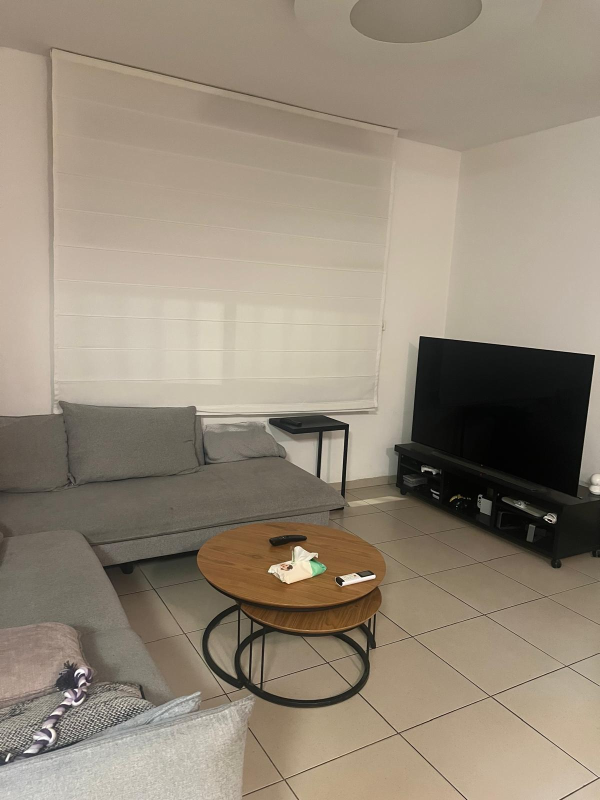
#> input picture test_data/liaImg1.jpeg, 1200 x 1600 px (shown at 1/2 size)
$ python -i camera_motion_estimator.py   (imports and definitions only)   (older library calls are emulated)
#> lines starting #> are read from the running program, lines starting #| are printed output that depends on the picture
#!/usr/bin/env python3
"""
6-DOF Camera Motion Estimator
=============================
Estimates rotation matrix (R) and translation vector (t) between two monocular images.

Usage:
    python camera_motion_estimator.py <image1> <image2> <calibration_file> [--output_dir <dir>]

Author: Computer Vision Pipeline
Date: January 2026
"""

import argparse
import json
import sys
import time
from dataclasses import dataclass, field
from pathlib import Path
from typing import Optional, Tuple, List, Any, Dict

import cv2
import numpy as np
from numpy.typing import NDArray

# =============================================================================
# PERFORMANCE: Use all CPU cores for OpenCV
# =============================================================================
# [2 lines not run here, left out]


# =============================================================================
# Configuration Constants
# =============================================================================

# Target resolution for processing
TARGET_WIDTH = 640
TARGET_HEIGHT = 480

# ORB Feature Detection Parameters (optimized for accuracy)
ORB_N_FEATURES = 5000          # High number for better coverage
ORB_SCALE_FACTOR = 1.2         # Pyramid scale factor
ORB_N_LEVELS = 8               # Number of pyramid levels
ORB_EDGE_THRESHOLD = 31        # Border margin for features
ORB_FIRST_LEVEL = 0            # Start from original resolution
ORB_WTA_K = 2                  # Number of points for binary test
ORB_PATCH_SIZE = 31            # Descriptor patch size
ORB_FAST_THRESHOLD = 20        # FAST corner threshold

# Matching Parameters
RATIO_TEST_THRESHOLD = 0.6     # Lowe's ratio test - sweet spot
MAX_HAMMING_DISTANCE = 45      # Maximum acceptable Hamming distance

# RANSAC Parameters (optimized for accuracy)
RANSAC_CONFIDENCE = 0.9999     # Very high confidence
RANSAC_THRESHOLD = 0.75        # Strict inlier threshold (pixels)
RANSAC_MAX_ITERS = 15000       # Very high iteration count for accuracy

# Use USAC (Universal RANSAC) if available - much better than regular RANSAC
# USAC methods: USAC_DEFAULT, USAC_PARALLEL, USAC_FM_8PTS, USAC_FAST, USAC_ACCURATE, USAC_PROSAC, USAC_MAGSAC
USE_USAC = True
USAC_METHOD = cv2.USAC_MAGSAC if hasattr(cv2, 'USAC_MAGSAC') else cv2.USAC_DEFAULT if hasattr(cv2, 'USAC_DEFAULT') else None

# Essential matrix estimation parameters
ESSENTIAL_THRESHOLD = 0.75     # Threshold for essential matrix estimation

# Quality Thresholds
MIN_FEATURES_WARNING = 100     # Warn if fewer features detected
MIN_MATCHES_WARNING = 50       # Warn if fewer matches found
MIN_INLIERS_WARNING = 20       # Warn if fewer inliers after RANSAC
MIN_INLIERS_CRITICAL = 8       # Minimum required for fundamental matrix

# CLAHE Parameters
CLAHE_CLIP_LIMIT = 2.5
CLAHE_TILE_SIZE = 8


# =============================================================================
# Data Classes for Results
# =============================================================================

@dataclass
class QualityMetrics:
    """Stores quality assessment metrics for the estimation."""
    features_image1: int = 0
    features_image2: int = 0
    raw_matches: int = 0
    ratio_test_matches: int = 0
    cross_check_matches: int = 0
    ransac_inliers: int = 0
    inlier_ratio: float = 0.0
    mean_reprojection_error: float = 0.0
    median_reprojection_error: float = 0.0
    max_reprojection_error: float = 0.0
    fundamental_matrix_rank: int = 0
    essential_matrix_condition: float = 0.0
    cheirality_positive_ratio: float = 0.0
    quality_score: float = 0.0
    warnings: List[str] = field(default_factory=list)

    # [38 lines left out: function compute_quality_score, not called in this run]


@dataclass
class MotionEstimationResult:
    """Complete result of motion estimation."""
    R: np.ndarray                          # 3x3 rotation matrix
    t: np.ndarray                          # 3x1 translation vector
    F: np.ndarray                          # 3x3 fundamental matrix
    E: np.ndarray                          # 3x3 essential matrix
    inlier_points1: np.ndarray             # Inlier points in image 1
    inlier_points2: np.ndarray             # Inlier points in image 2
    metrics: QualityMetrics                # Quality metrics
    processing_time_ms: float = 0.0        # Total processing time


# =============================================================================
# Image Preprocessing Module
# =============================================================================

class ImagePreprocessor:
    """Handles image loading, enhancement, and downsampling."""

    def __init__(self, target_width: int = TARGET_WIDTH, target_height: int = TARGET_HEIGHT,
                 preserve_aspect_ratio: bool = True):
        self.target_width = target_width
        self.target_height = target_height
        self.preserve_aspect_ratio = preserve_aspect_ratio
        self.scale_x = 1.0
        self.scale_y = 1.0

    def load_image(self, path: str) -> np.ndarray:
        """Load image from file."""
#> called with path = 'test_data/liaImg1.jpeg'
        img = cv2.imread(path, cv2.IMREAD_COLOR)
#> img is the input picture: shape (1600, 1200, 3); mean B, G, R 120.6, 137, 148.8
        if img is None:
            raise ValueError(f"Failed to load image: {path}")
        return img

    # [5 lines left out: function compute_scale_factors, not called in this run]

    def downsample(self, image: np.ndarray) -> np.ndarray:
        """Downsample image based on mode:

        If preserve_aspect_ratio=True (default for KITTI, etc.):
          - Keep native resolution if smaller than target
          - Scale proportionally if larger, preserving aspect ratio

        If preserve_aspect_ratio=False (for DJI Tello with fixed calibration):
          - Always resize to exact target dimensions
        """
        h, w = image.shape[:2]
#> h = 1600; w = 1200

        if self.preserve_aspect_ratio:
            # Mode 1: Preserve aspect ratio (for KITTI, etc.)
            # If image is already at or below target size, keep native
            if w <= self.target_width and h <= self.target_height:
                self.scale_x = 1.0
                self.scale_y = 1.0
                return image

            # Calculate scale to fit within target while preserving aspect ratio
            scale = min(self.target_width / w, self.target_height / h)
#> scale = 0.3

            if scale >= 1.0:
                self.scale_x = 1.0
                self.scale_y = 1.0
                return image

            new_w = int(w * scale)
#> new_w = 360
            new_h = int(h * scale)
#> new_h = 480

            self.scale_x = new_w / w
#> self.scale_x = 0.3
            self.scale_y = new_h / h
#> self.scale_y = 0.3
        else:
            # Mode 2: Force exact target dimensions (for DJI Tello)
            new_w = self.target_width
            new_h = self.target_height
            self.scale_x = new_w / w
            self.scale_y = new_h / h

        # Apply slight Gaussian blur before downsampling to reduce aliasing
        if self.scale_x < 1.0 or self.scale_y < 1.0:
            blur_size = max(3, int(1.0 / min(self.scale_x, self.scale_y)) | 1)
#> blur_size = 3
            if blur_size > 1:
                image = cv2.GaussianBlur(image, (blur_size, blur_size), 0)

        return cv2.resize(image, (new_w, new_h), interpolation=cv2.INTER_AREA)
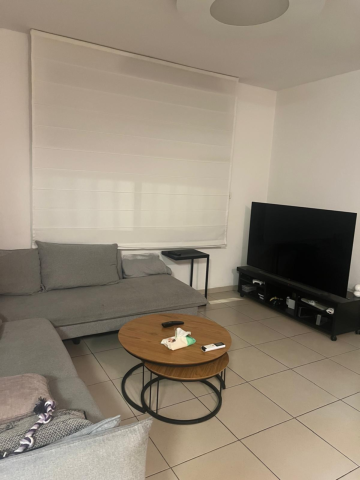
#> returned value: shape (480, 360, 3); mean of channels 0, 1, 2 120.7, 137, 148.8; drawn as B, G, R

    def to_grayscale(self, image: np.ndarray) -> np.ndarray:
        """Convert image to grayscale."""
        if len(image.shape) == 3:
            return cv2.cvtColor(image, cv2.COLOR_BGR2GRAY)
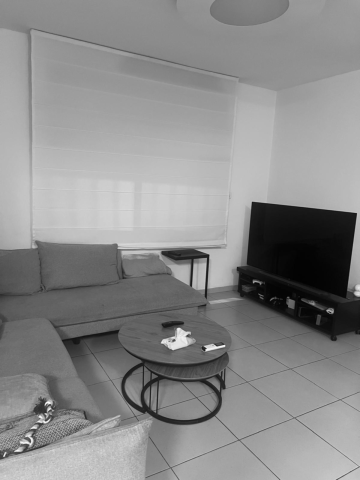
#> returned value: shape (480, 360); min 2, max 250, mean 138.7
        return image

    def apply_clahe(self, gray_image: np.ndarray) -> np.ndarray:
        """Apply CLAHE for contrast enhancement."""
        clahe = cv2.createCLAHE(
            clipLimit=CLAHE_CLIP_LIMIT,
            tileGridSize=(CLAHE_TILE_SIZE, CLAHE_TILE_SIZE)
        )
        return clahe.apply(gray_image)

    def apply_bilateral_filter(self, gray_image: np.ndarray) -> np.ndarray:
        """Apply bilateral filter for edge-preserving noise reduction."""
        return cv2.bilateralFilter(gray_image, d=5, sigmaColor=50, sigmaSpace=50)

    def check_image_quality(self, gray_image: np.ndarray) -> Tuple[bool, List[str]]:
        """Check image quality and return warnings."""
        warnings = []
        is_ok = True

        # Check for motion blur using Laplacian variance
        laplacian_var = cv2.Laplacian(gray_image, cv2.CV_64F).var()
#> laplacian_var = 417.8
        if laplacian_var < 100:
            warnings.append(f"Possible motion blur detected (Laplacian variance: {laplacian_var:.1f})")

        # Check for overexposure
        mean_val = np.mean(gray_image)
#> mean_val = 138.7
        if mean_val > 240:
            warnings.append(f"Image may be overexposed (mean: {mean_val:.1f})")
        elif mean_val < 15:
            warnings.append(f"Image may be underexposed (mean: {mean_val:.1f})")

        # Check for low contrast
        std_val = np.std(gray_image)
#> std_val = 48.69
        if std_val < 20:
            warnings.append(f"Low contrast detected (std: {std_val:.1f})")

        return is_ok, warnings

    def preprocess(self, image_path: str) -> Tuple[np.ndarray, List[str]]:
        """Complete preprocessing pipeline."""
        # Load
        color_img = self.load_image(image_path)

        # Downsample
        color_downsampled = self.downsample(color_img)

        # Convert to grayscale
        gray = self.to_grayscale(color_downsampled)

        # Check quality
        _, warnings = self.check_image_quality(gray)
#> warnings = []

        # Apply CLAHE
        enhanced = self.apply_clahe(gray)
#> in apply_clahe, `return clahe.apply(gray_image)`:
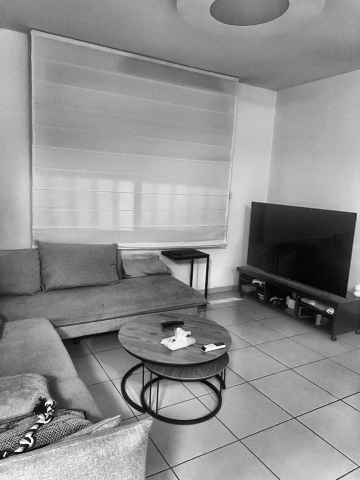
#> returned value: shape (480, 360); min 3, max 254, mean 143

        # Apply bilateral filter
        filtered = self.apply_bilateral_filter(enhanced)

        return filtered, warnings


# =============================================================================
# Calibration Matrix Handler
# =============================================================================

class CalibrationHandler:
    """Handles loading and scaling of camera calibration matrix."""

    def __init__(self):
        self.K_original = None
        self.K_scaled = None

    # [45 lines left out: functions load_calibration, scale_calibration, not called in this run]


# =============================================================================
# Feature Detection and Matching Module
# =============================================================================

class FeatureProcessor:
    """Handles ORB feature detection, description, and matching."""

    # [113 lines left out: functions __init__, detect_and_compute, spatial_bucketing, match_features, apply_ratio_test, apply_cross_check and 2 more, not called in this run]


# =============================================================================
# Geometry Estimation Module
# =============================================================================

class GeometryEstimator:
    """Handles fundamental matrix, essential matrix, and motion estimation."""

    def __init__(self, K: np.ndarray):
        self.K = K.astype(np.float64)
        self.K_inv = np.linalg.inv(self.K)

    # [735 lines left out: functions estimate_fundamental_matrix, estimate_essential_matrix_direct, compute_essential_matrix, enforce_essential_constraints, decompose_essential_matrix, _manual_decompose_essential and 8 more, not called in this run]


# =============================================================================
# Main Pipeline
# =============================================================================

class CameraMotionEstimator:
    """Main pipeline for 6-DOF camera motion estimation."""

    # [589 lines left out: functions __init__, estimate, _estimate_internal, _create_identity_result, print_result, save_results and 1 more, not called in this run]


# [2 lines not run here, left out]

>>> result = ImagePreprocessor().preprocess('test_data/liaImg1.jpeg')

$ run again, on test_data/img1.png
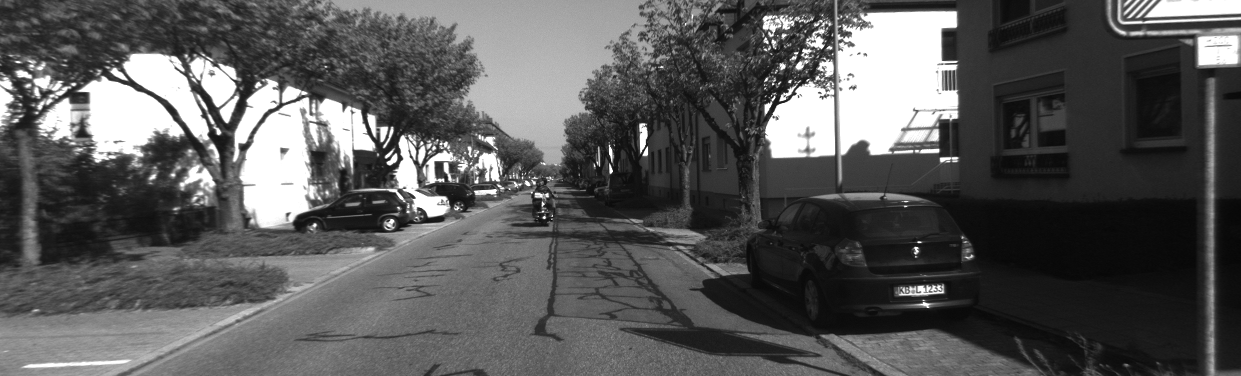
#> input picture test_data/img1.png, 1241 x 376 px
#> in load_image, img is the input picture: shape (376, 1241, 3); min 6, max 255, mean 89
#> in downsample, `return cv2.resize(image, (new_w, new_h), interpolation=cv2.INTER_AREA)`:
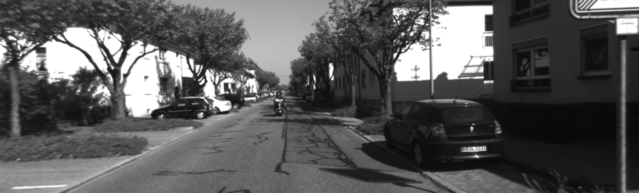
#> returned value: shape (193, 639, 3); min 8, max 255, mean 89
#> laplacian_var = 835.8
#> mean_val = 89.05
#> std_val = 68.17
#> warnings = []
#> in apply_clahe, `return clahe.apply(gray_image)`:
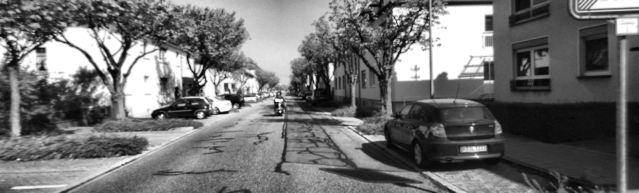
#> returned value: shape (193, 639); min 3, max 255, mean 111.3

$ run again, on test_data/img2.png
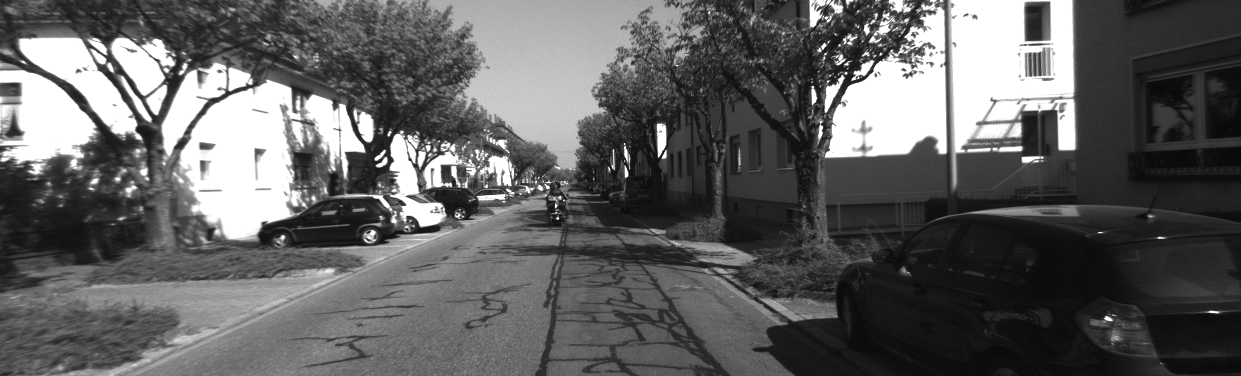
#> input picture test_data/img2.png, 1241 x 376 px
#> in load_image, img is the input picture: shape (376, 1241, 3); min 8, max 255, mean 96.5
#> in downsample, `return cv2.resize(image, (new_w, new_h), interpolation=cv2.INTER_AREA)`:
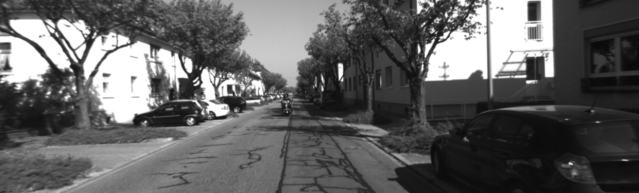
#> returned value: shape (193, 639, 3); min 9, max 255, mean 96.6
#> laplacian_var = 843.5
#> mean_val = 96.56
#> std_val = 73.21
#> warnings = []
#> in apply_clahe, `return clahe.apply(gray_image)`:
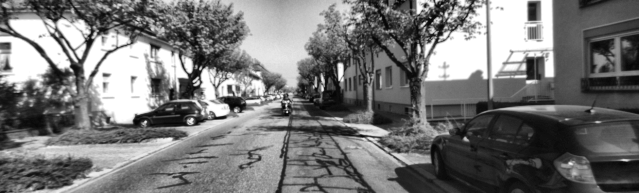
#> returned value: shape (193, 639); min 4, max 255, mean 118.2
